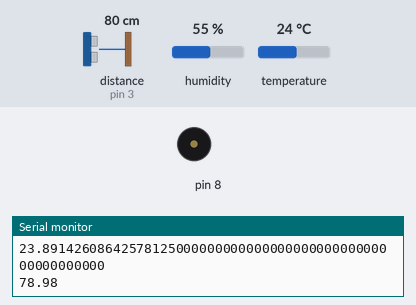
The sketch below on a simulated Arduino Uno, built with avr-gcc and run on an emulated ATmega328P. Parts: buzzer (waves = sounding), the last lines printed to the serial monitor. Wiring (inferred from the names in the program): ultrasonic range finder: trigger pin 2; echo pin 3. Inputs (shaded band) come from the test bench; at power-on: humidity 55 %, distance to the obstacle (sensor on pin 3) 80 cm, temperature 24 °C. The echo pulse lasts 58.3 µs per cm.

Above: at 4.8 s.
4.9 s: humidity set to 74 %
7.9 s: humidity set to 77 %
At 9.2 s:
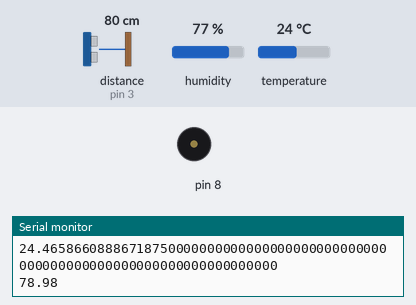
14.3 s: distance to the obstacle (sensor on pin 3) set to 34 cm
17.8 s: distance to the obstacle (sensor on pin 3) set to 27 cm
At 18.7 s:
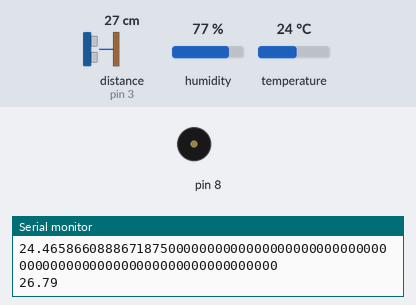
23.8 s: distance to the obstacle (sensor on pin 3) set to 35 cm
At 25.5 s:
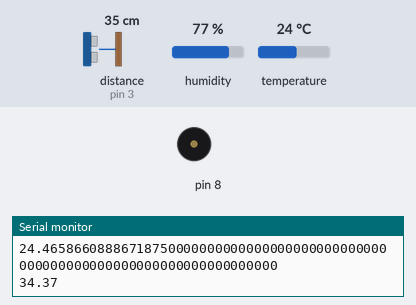
Timing chart, 0 to 31.2 s (numbered marks = the images above; inputs shaded):
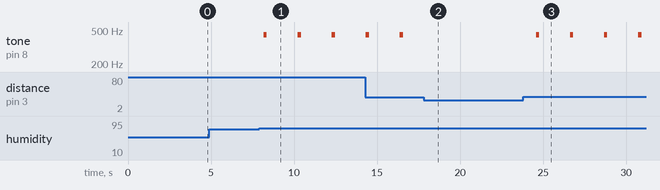

Measured:
- the behaviour switches between 75 and 76 % on humidity (found by bisection; images 0 and 1)
- the behaviour switches between 31 and 30 cm on distance to the obstacle (sensor on pin 3) (found by bisection; images 1 and 2)
- after the input at 7.9 s, tone on pin 8: alternates 440 Hz for 0.20 s and silent for 1.9 s, starting after 0.27 s
- after the input at 17.8 s, tone on pin 8: stops changing and stays silent
- after the input at 23.8 s, tone on pin 8: alternates 440 Hz for 0.20 s and silent for 1.9 s, starting after 0.78 s

The sketch:

________.ino
```cpp
#include "DHT.h"
#define DHTPIN 7     // DHT11이 연결된 핀
#define DHTTYPE DHT11   // DHT 11, DHT시리즈중 11을 선택합니다.
#define trig 2 //TRIG 핀 설정 (초음파 보내는 핀)
#define echo 3 //ECHO 핀 설정 (초음파 받는 핀)
DHT dht(DHTPIN, DHTTYPE);

void setup() {
  dht.begin();
  pinMode(trig, OUTPUT);
  pinMode(echo, INPUT);
  Serial.begin(9600);
}

void loop() {
  delay(2000);

  float h = dht.readHumidity();// 습도를 측정합니다.
  float t = dht.readTemperature();// 온도를 측정합니다.
  float f = dht.readTemperature(true);// 화씨 온도를 측정합니다.

  // 값 읽기에 오류가 있으면 오류를 출력합니다.
  if (isnan(h) || isnan(t) || isnan(f)) {
    Serial.println("Failed to read from DHT sensor!");
  }

  // 보정된 섭씨 값을 가져옵니다.
  float hic = dht.computeHeatIndex(t, h, false);
  Serial.println(hic,h);
  digitalWrite(trig, LOW);
  digitalWrite(echo, LOW);
  delayMicroseconds(2);
  digitalWrite(trig, HIGH);
  delayMicroseconds(10);
  digitalWrite(trig, LOW);
  unsigned long duration = pulseIn(echo, HIGH);
//  Serial.print(duration);
  float distance = ((float)(340 * duration) / 10000) / 2;
  Serial.println(distance);
  if (distance>30&&h>75){
    digitalWrite(10,LOW);
    digitalWrite(9,HIGH);
    tone(8,440,200);
  }
  else{
    digitalWrite(9,LOW);
    digitalWrite(10,HIGH);
    noTone(8);
  }
}
```
